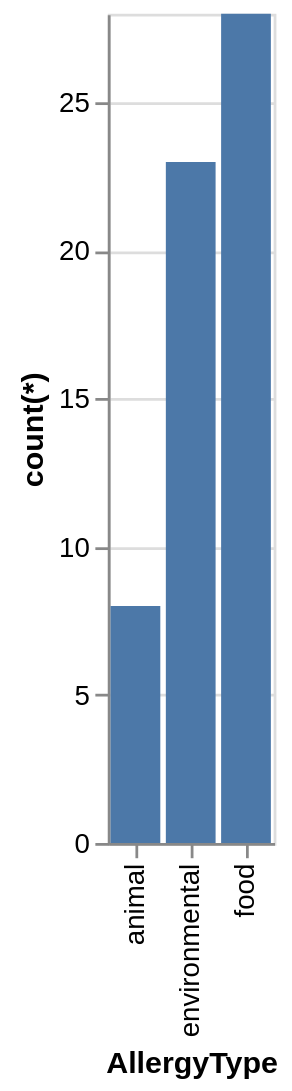

Write a Vega-Lite specification for this figure.
### Vega-Lite specification from a JSON file in a GitHub repository (floating-point values rounded to 4 significant figures)
{"data": {"values": [{"x_data": "animal", "y_data": 8}, {"x_data": "environmental", "y_data": 23}, {"x_data": "food", "y_data": 28}]}, "mark": "bar", "encoding": {"x": {"field": "x_data", "type": "nominal", "title": "AllergyType", "sort": {"op": "sum", "field": "y_data", "order": "ascending"}}, "y": {"field": "y_data", "type": "quantitative", "title": "count(*)"}}}
